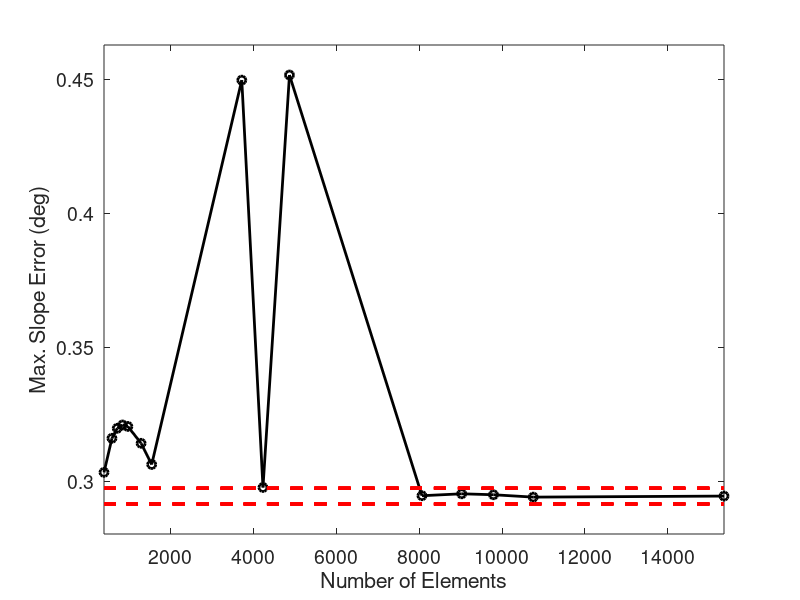
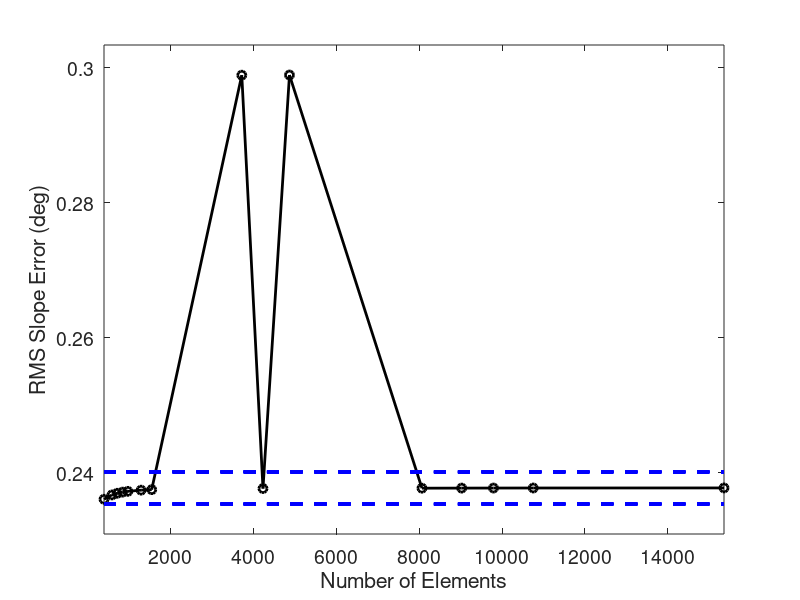

These charts were generated, in order, by the following MATLAB code:
clc
clear
close all

load("quad_convergence_v3.mat")

max_slope_deg = rad2deg(max_slope);
max_slope_bounds = [0.99 1.01]*max_slope_deg(end);
rms_slope_deg = rad2deg(rms_slope);
rms_slope_bounds = [0.99 1.01]*rms_slope_deg(end);

figure; hold on; axis padded; box on;
plot(element_count,max_slope_deg,"o-","LineWidth",2,"Color","k")
plot(element_count,ones(length(element_count))*max_slope_bounds(1),...
    "--","LineWidth",2,"Color","r")
plot(element_count,ones(length(element_count))*max_slope_bounds(2),...
    "--","LineWidth",2,"Color","r")
xlim([element_count(1),element_count(end)])
xlabel("Number of Elements")
ylabel("Max. Slope Error (deg)")
set(gcf,'Units','Inches','Position',[1,1,4.5*1.3,3*1.3]);
set(gca,'FontSize',14)
hold off;

figure; hold on; axis padded; box on;
plot(element_count,rms_slope_deg,"o-","LineWidth",2,"Color","k")
plot(element_count,ones(length(element_count))*rms_slope_bounds(1),...
    "--","LineWidth",2,"Color","b")
plot(element_count,ones(length(element_count))*rms_slope_bounds(2),...
    "--","LineWidth",2,"Color","b")
xlim([element_count(1),element_count(end)])
xlabel("Number of Elements")
ylabel("RMS Slope Error (deg)")
set(gcf,'Units','Inches','Position',[1,1,4.5*1.3,3*1.3]);
set(gca,'FontSize',14)
hold off;
